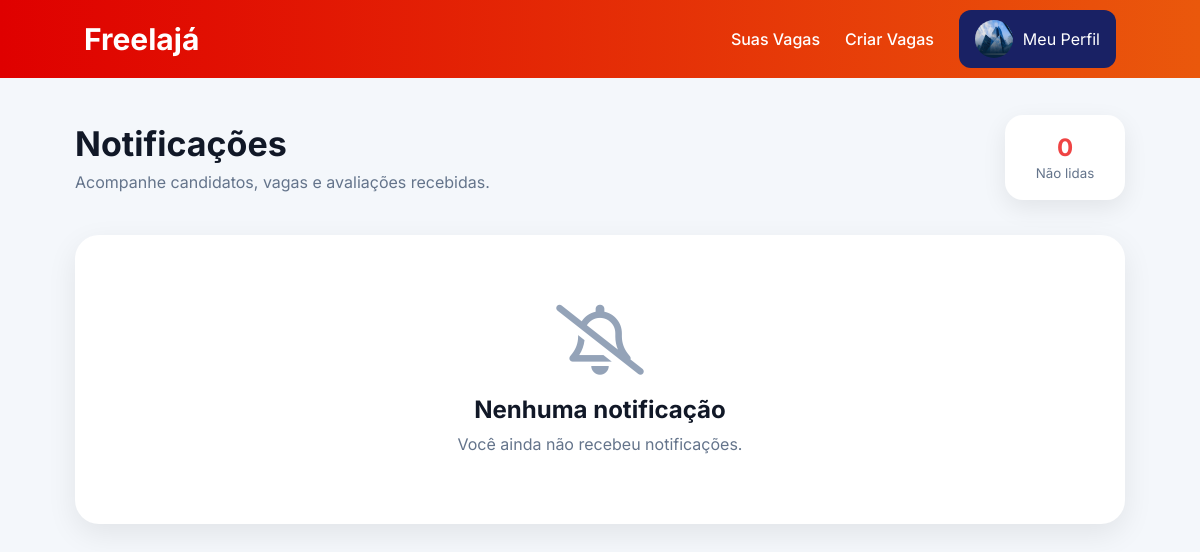
Page /notificacoes/ (signed in) on the earlier database version.
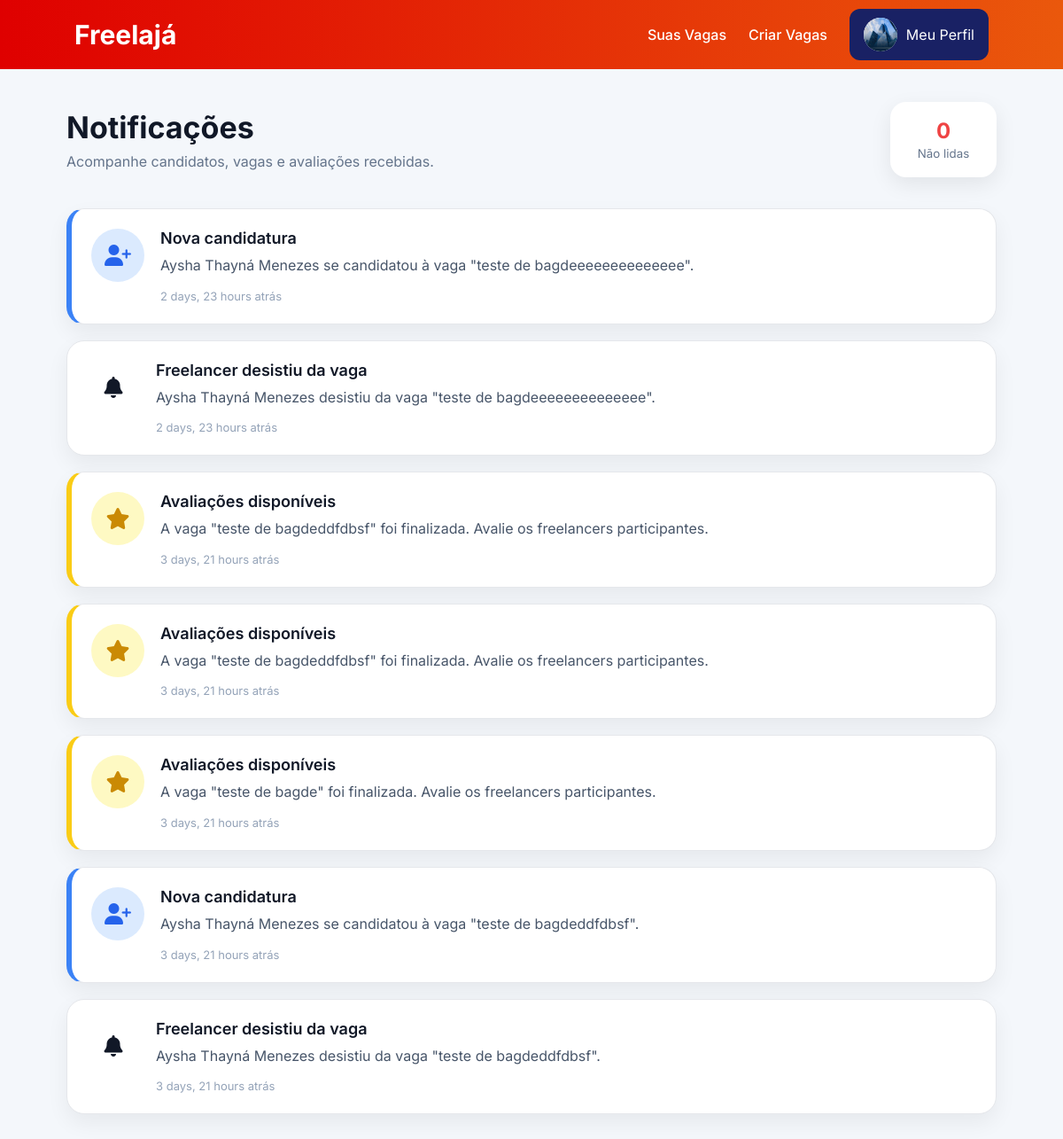
Same page on the later database version.
### notificacoes/models.py (models this page shows)
class Notificacao(models.Model):
    TIPOS = [
        ('aceito', 'Aceito'),
        ('recusado', 'Recusado'),
        ('cancelada', 'Vaga Cancelada'),
        ('finalizada', 'Vaga Finalizada'),
        ('editada', 'Vaga Editada'),
        ('avaliacao', 'Avaliação'),
        ('sistema', 'Sistema'),
        ('candidatura', 'Nova candidatura'),
    ]
    usuario = models.ForeignKey(
        Usuario,
        on_delete=models.CASCADE,
        related_name='notificacoes'
    )
    titulo = models.CharField(max_length=100)
    mensagem = models.TextField()
    tipo = models.CharField(
        max_length=20,
        choices=TIPOS
    )
    link = models.CharField(
        max_length=300,
        blank=True,
        null=True
    )
    lida = models.BooleanField(
        default=False
    )
    data_criacao = models.DateTimeField(
        auto_now_add=True
    )
    class Meta:
        ordering = ['-data_criacao']

### notificacoes/views.py (the view)
# urls.py: path( '', minhasNotificacoes,name='notificacoes' ),
@login_required
def minhasNotificacoes(request):
    notificacoes_list = Notificacao.objects.filter(
        usuario=request.user
    ).order_by('-data_criacao')
    nao_lidas = notificacoes_list.filter(
        lida=False
    ).count()
    paginator = Paginator(notificacoes_list, 10)
    page_number = request.GET.get('page')
    try:
        notificacoes = paginator.page(page_number)
    except PageNotAnInteger:
        notificacoes = paginator.page(1)
    except EmptyPage:
        notificacoes = paginator.page(paginator.num_pages)
    base_template = (
        'baseEmpresa.html'
        if request.user.tipo_usuario == 'empresa'
        else 'baseFreelancer.html'
    )
    return render(
        request,
        'notificacoes.html',
        {
            'notificacoes': notificacoes,
            'nao_lidas': nao_lidas,
            'base_template': base_template,
            'paginator': paginator,
        }
    )

### notificacoes/context_processors.py (called while the page is built)
def notificacoes_nao_lidas(request):
    if request.user.is_authenticated:
        total = Notificacao.objects.filter(
            usuario=request.user,
            lida=False
        ).count()
    else:
        total = 0
    return {
        'notificacoes_nao_lidas': total
    }

### notificacoes/templates/notificacoes.html (shortened to what this page needs)
{% extends base_template %}
{% load static %}
{% block css %}
<link rel="stylesheet" href="{% static 'css/notificacoes.css' %}">
<link rel="stylesheet"
href="https://cdnjs.cloudflare.com/ajax/libs/font-awesome/6.5.1/css/all.min.css">
{% endblock %}
{% block content %}
<div class="notifications-page">
<div class="notifications-header">
    <div>
        <h1>Notificações</h1>
        <p>
            {% if request.user.tipo_usuario == 'empresa' %}
                Acompanhe candidatos, vagas e avaliações recebidas.
            {% else %}
                Acompanhe atualizações das suas vagas e candidaturas.
            {% endif %}
        </p>
    </div>
    <div class="stats">
        <div class="stat-card unread">
            <span>{{ nao_lidas }}</span>
            <small>Não lidas</small>
        </div>
    </div>
</div>
{% if notificacoes %}
<div class="notificacoes-list">
    {% for notificacao in notificacoes %}
    <a
        href="{% url 'abrirNotificacao' notificacao.id %}"
        class="notificacao-card {{ notificacao.tipo }} {% if not notificacao.lida %}nao-lida{% endif %}"
    >
        <div class="icone">
            {% if notificacao.tipo == 'aceito' %}
                <i class="fa-solid fa-circle-check"></i>
            {% elif notificacao.tipo == 'recusado' %}
                <i class="fa-solid fa-circle-xmark"></i>
            {% elif notificacao.tipo == 'cancelada' %}
                <i class="fa-solid fa-ban"></i>
            {% elif notificacao.tipo == 'avaliacao' %}
                <i class="fa-solid fa-star"></i>
            {% elif notificacao.tipo == 'candidatura' %}
                <i class="fa-solid fa-user-plus"></i>
            {% elif notificacao.tipo == 'desistencia' %}
                <i class="fa-solid fa-user-minus"></i>
            {% elif notificacao.tipo == 'evento' %}
                <i class="fa-solid fa-calendar-days"></i>
            {% elif notificacao.tipo == 'perfil' %}
                <i class="fa-solid fa-user-pen"></i>
            {% elif notificacao.tipo == 'edicao' %}
                <i class="fa-solid fa-pen-to-square"></i>
            {% else %}
                <i class="fa-solid fa-bell"></i>
            {% endif %}
        </div>
        <div class="conteudo">
            <div class="titulo-row">
                <h3>
                    {{ notificacao.titulo }}
                </h3>
            </div>
            <p>
                {{ notificacao.mensagem }}
            </p>
            <small>
                {{ notificacao.data_criacao|timesince }} atrás
            </small>
        </div>
    </a>
    {% endfor %}
</div>
{% else %}
<div class="empty-state">
    <i class="fa-regular fa-bell-slash"></i>
    <h2>
        Nenhuma notificação
    </h2>
    <p>
        Você ainda não recebeu notificações.
    </p>
</div>
{% endif %}
</div>
{% endblock %}

Differences in the rows shown:
added Notificacao: tipo "candidatura" (drawn), titulo "Nova candidatura", mensagem "Aysha Thayná Menezes se candidatou à vaga \"teste de bagdeeeeeeeeeeeeee\".", data_criacao "2 days, 23 hours"
added Notificacao: tipo "warning" (drawn), titulo "Freelancer desistiu da vaga", mensagem "Aysha Thayná Menezes desistiu da vaga \"teste de bagdeeeeeeeeeeeeee\".", data_criacao "2 days, 23 hours"
added Notificacao: tipo "avaliacao" (drawn), titulo "Avaliações disponíveis", mensagem "A vaga \"teste de bagdeddfdbsf\" foi finalizada. Avalie os freelancers participantes.", data_criacao "3 days, 21 hours"
added Notificacao: tipo "avaliacao" (drawn), titulo "Avaliações disponíveis", mensagem "A vaga \"teste de bagdeddfdbsf\" foi finalizada. Avalie os freelancers participantes.", data_criacao "3 days, 21 hours"
added Notificacao: tipo "avaliacao" (drawn), titulo "Avaliações disponíveis", mensagem "A vaga \"teste de bagde\" foi finalizada. Avalie os freelancers participantes.", data_criacao "3 days, 21 hours"
added Notificacao: tipo "candidatura" (drawn), titulo "Nova candidatura", mensagem "Aysha Thayná Menezes se candidatou à vaga \"teste de bagdeddfdbsf\".", data_criacao "3 days, 21 hours"
added Notificacao: tipo "warning" (drawn), titulo "Freelancer desistiu da vaga", mensagem "Aysha Thayná Menezes desistiu da vaga \"teste de bagdeddfdbsf\".", data_criacao "3 days, 21 hours"
Other differences:
text no longer shown: "Nenhuma notificação Você ainda não recebeu notificações."
